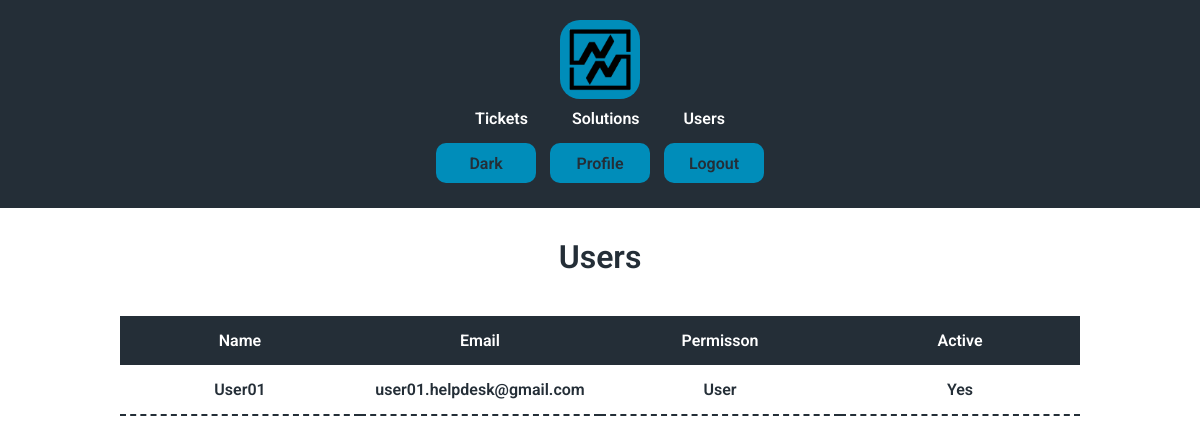
The app's page /users (signed in) with its own data.
### tables this page shows
CREATE TABLE users (id INTEGER PRIMARY KEY AUTOINCREMENT NOT NULL, name TEXT NOT NULL, hash TEXT NOT NULL, permission INTEGER DEFAULT 4 NOT NULL, active BLOB DEFAULT 0 NOT NULL, email TEXT NOT NULL);

### app.py (the view)
@app.route("/users")
@login_required
def users():
    userID = session.get("user_id")
    users = db.execute("SELECT * FROM users WHERE id > 1 AND id != ?", userID)
    return render_template("users.html", users = users, role = role)

### app.py (called while the page is built)
def login_required(f):
    @wraps(f)
    def decorated_function(*args, **kwargs):
        if not session.get("user_id"):
            return redirect("/") # Redirect to the login page or wherever necessary
        return f(*args, **kwargs)  # Proceed with the actual route if logged in
    return decorated_function

### templates/users.html (shortened to what this page needs)
{% extends "layout.html" %}
{% block h1 %}<h1>Users</h1>{% endblock %}
{% block body %}
<div class="main">
    <table class="select">
        <thead>
            <tr>
                <th>Name</th>
                <th>Email</th>
                <th class="none">Permisson</th>
                <th class="none">Active</th>
            </tr>
        </thead>
        <tbody>
            {% for user in users %}
            {% if user['permission'] == 5 %}
            <tr>
                <td> {{ user["name"] }}</td>
                <td> {{ user["email"] }}</td>
                <td class="none"> {{ role[user["permission"]] }}</td>
                {% if user["active"] == 0 %}
                <td class="none">Yes</td>
                {% else %}
                <td class="none">No</td>
                {% endif %}
            </tr>
            {% else %}
            <tr onclick="clickButtonID('{{ user['id'] }}')">
                <td> {{ user["name"] }}</td>
                <td> {{ user["email"] }}</td>
                <td class="none"> {{ role[user["permission"]] }}</td>
                {% if user["active"] == 0 %}
                <td class="none">Yes</td>
                {% else %}
                <td class="none">No</td>
                {% endif %}
            </tr>
            {% endif %}
            {% endfor %}
        </tbody>
    </table>
</div>
{% endblock %}

### static/styles.css (style rules this page uses)
.Light { --color1: #242e37; --color2: #ffffff; --color3: #e1e3e4; --color4: #242e37; --color5: #008dba; --colorextra: #ffffff; --font: "Roboto", sans-serif; }
* { font-family: var(--font); box-sizing: border-box; margin: 0; padding: 0; font-weight: 600; --font-color: var(--color1); --background-color: var(--color2); --nav-color: var(--color4); --navfont-color: var(--colorextra); --button-color: var(--color5); --buttonfont-color: var(--color4); --hover-color: var(--color3); --hoverfont-color: var(--color4); --logo-color: var(--color5); --linkhover-color: var(--color5); --tab-color: var(--color4); --tabfont-color: var(--colorextra); --tabhover-color: var(--color5); --tabhoverfont-color: var(--color4); --disabled-color: var(--color4); --disabledfont-color: var(--color3); --placeholder-color: var(--color4); --aler-color: var(--color5); --active-color: var(--color1); --activefont-color: var(--color5); --border-color: var(--color5); }
html { background-color: var(--background-color); color: var(--font-color); }
body { transition: background-color 0.5s, color 0.3s; }
.main { margin: 40px 0 40px 0; }
table { width: 100%; border-collapse: collapse; text-align: center; table-layout: fixed; margin: 20px 0 20px 0; }
td { padding: 15px 0px; border-bottom: 2px dashed var(--tab-color); }
th { background-color: var(--tab-color); padding: 15px 0px; transition: all 0.5s ease 0s; color: var(--tabfont-color); }
h1 { margin: 20px 0 20px; }
@media (max-width: 1300px) { td { width: 50%; } }

### records on screen
users: name "User01", email "user01.helpdesk@gmail.com", permission "User", active "Yes"
